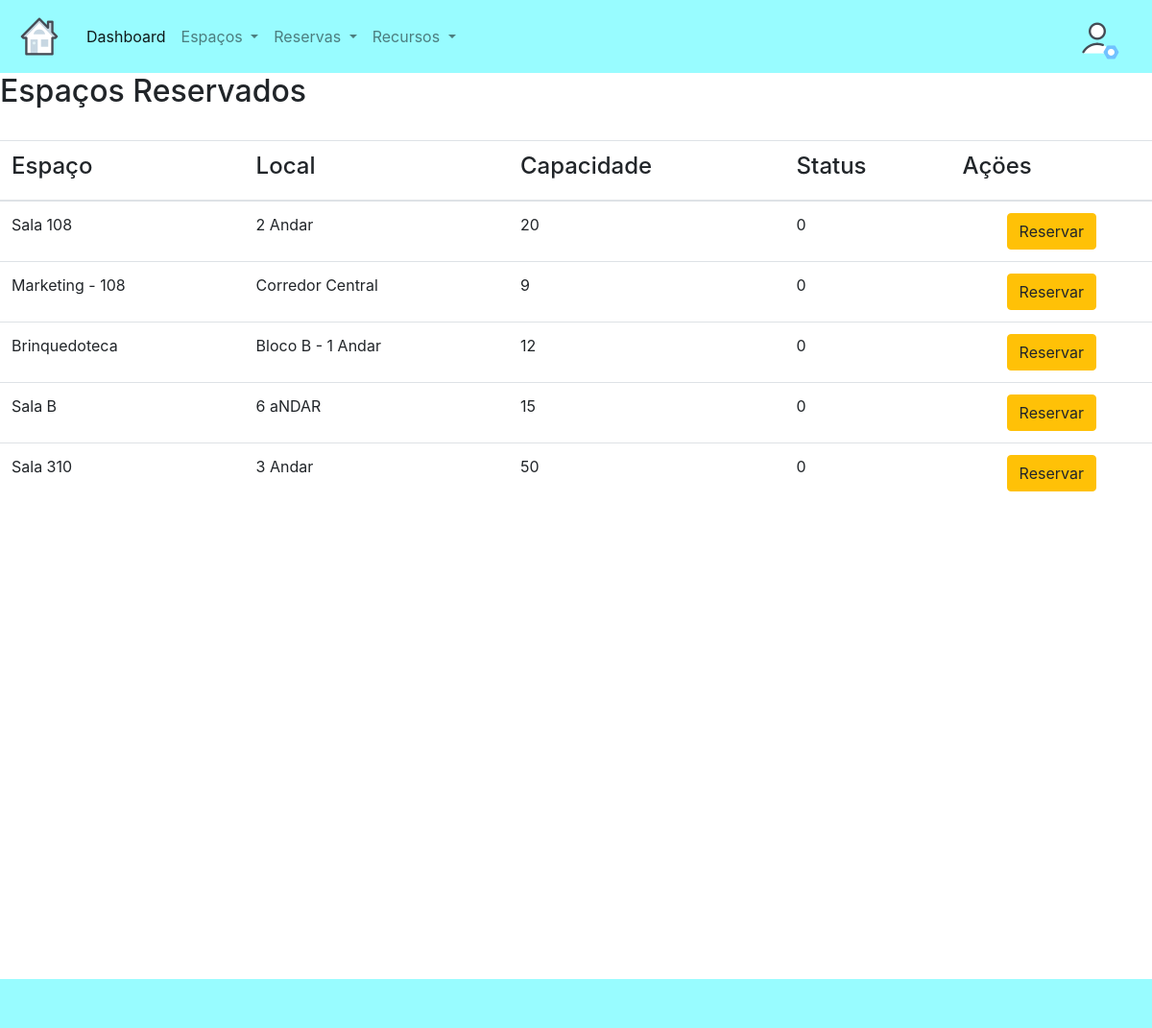
The app's page /reservar_espaco.php with its own data.
### tables this page shows
CREATE TABLE `espaco` (
  `espacoID` int(11) NOT NULL,
  `espaco` varchar(25) NOT NULL,
  `endereco` varchar(25) NOT NULL,
  `capacidade` int(4) NOT NULL,
  `status` tinyint(1) NOT NULL,
  `tipo` char(20) NOT NULL,
  `descricao` varchar(100) DEFAULT NULL
);

### reservar_espaco.php (the view, shortened to what this page needs)
<?php
  include "conexao.php";
?>
<?php
  $query = $conecta->query ("SELECT * FROM espaco");
?>
<!DOCTYPE html>
<html>
<head>
	<link rel="stylesheet" href="https://stackpath.bootstrapcdn.com/bootstrap/4.1.3/css/bootstrap.min.css">
	<link rel="stylesheet" href="https://raw.githubusercontent.com/daneden/animate.css/master/animate.css">
	<link rel="stylesheet" href="css/bootnavbar.css">
<nav class="navbar navbar-expand-lg navbar-light" style="background-color: #98FCFF;">
  <a class="navbar-brand" href="#">
    <img src="icons-espaco.png" width="50" height="50" class="d-inline-block align-top" alt="">
  </a>
  <div class="collapse navbar-collapse" id="navbarNav">
    <ul class="navbar-nav">
      <li class="nav-item active">
        <a class="nav-link" href="dashboard.php">Dashboard</a>
      </li>
      <li class="nav-item dropdown">
        <a class="nav-link dropdown-toggle" href="#" id="navbarDropdownMenuLink" data-toggle="dropdown" aria-haspopup="true" aria-expanded="false">
          Espaços
        </a>
      </li>
      <li class="nav-item dropdown">
        <a class="nav-link dropdown-toggle" href="#" id="navbarDropdownMenuLink" data-toggle="dropdown" aria-haspopup="true" aria-expanded="false">
          Reservas
        </a>
      </li>
      <li class="nav-item dropdown">
        <a class="nav-link dropdown-toggle" href="#" id="navbarDropdownMenuLink" data-toggle="dropdown" aria-haspopup="true" aria-expanded="false">
          Recursos
        </a>
      </li>
    </ul>
  </div>
  <a class="navbar-brand" href="#">
    <img src="icons-user-settings.png" width="50" height="50" class="d-inline-block align-top" alt="">
  </a>
</nav>
</head>
<body>
<?php
      echo "<h2> Espaços Reservados </h2>";
      echo '<br><table class="table table-hover">';
      echo "<thead>";
      echo "<tr>";
      echo "<th align=center><h4> Espaço </h4></th>";
      echo "<th align=center><h4> Local </h4></th>";
      echo "<th align=center><h4> Capacidade </h4></th>";
      echo "<th align=center><h4> Status </h4></th>";
      echo "<th align=center><h4> Açöes </h4></th>";
      echo "</tr>";
      echo "</thead>";
      echo "<tbody>";
    while ($resultado = mysqli_fetch_assoc($query)){
      echo "<tr>";
      echo "<td>" . $resultado ["espaco"] . "</td>";
      echo "<td>" . $resultado ["endereco"] . "</td>";
      echo "<td>" . $resultado ["capacidade"] . "</td>";
      echo "<td>" . $resultado ["status"] . "</td>";
    ?>
      <td><center><button class="btn btn-warning" data-toggle="modal" data-target="#myModal<?php echo $resultado['espacoID']?>" >Reservar</button></center></td>
    <?php
    echo "</tr>";
    }
    echo "</tbody>";
    echo "</table>";
?>
</body>
<br><br><br><br><br><br><br><br><br><br><br><br><br><br><br><br><br><br><br><br>
<nav class="navbar navbar-expand-lg navbar-light" style="background-color: #98FCFF; height: 51px;"></nav>
</html>

### records on screen
espaco: espaco "Sala 108", endereco "2 Andar", capacidade "20", status "0"
espaco: espaco "Marketing - 108", endereco "Corredor Central", capacidade "9", status "0"
espaco: espaco "Brinquedoteca", endereco "Bloco B - 1 Andar", capacidade "12", status "0"
espaco: espaco "Sala B", endereco "6 aNDAR", capacidade "15", status "0"
espaco: espaco "Sala 310", endereco "3 Andar", capacidade "50", status "0"
